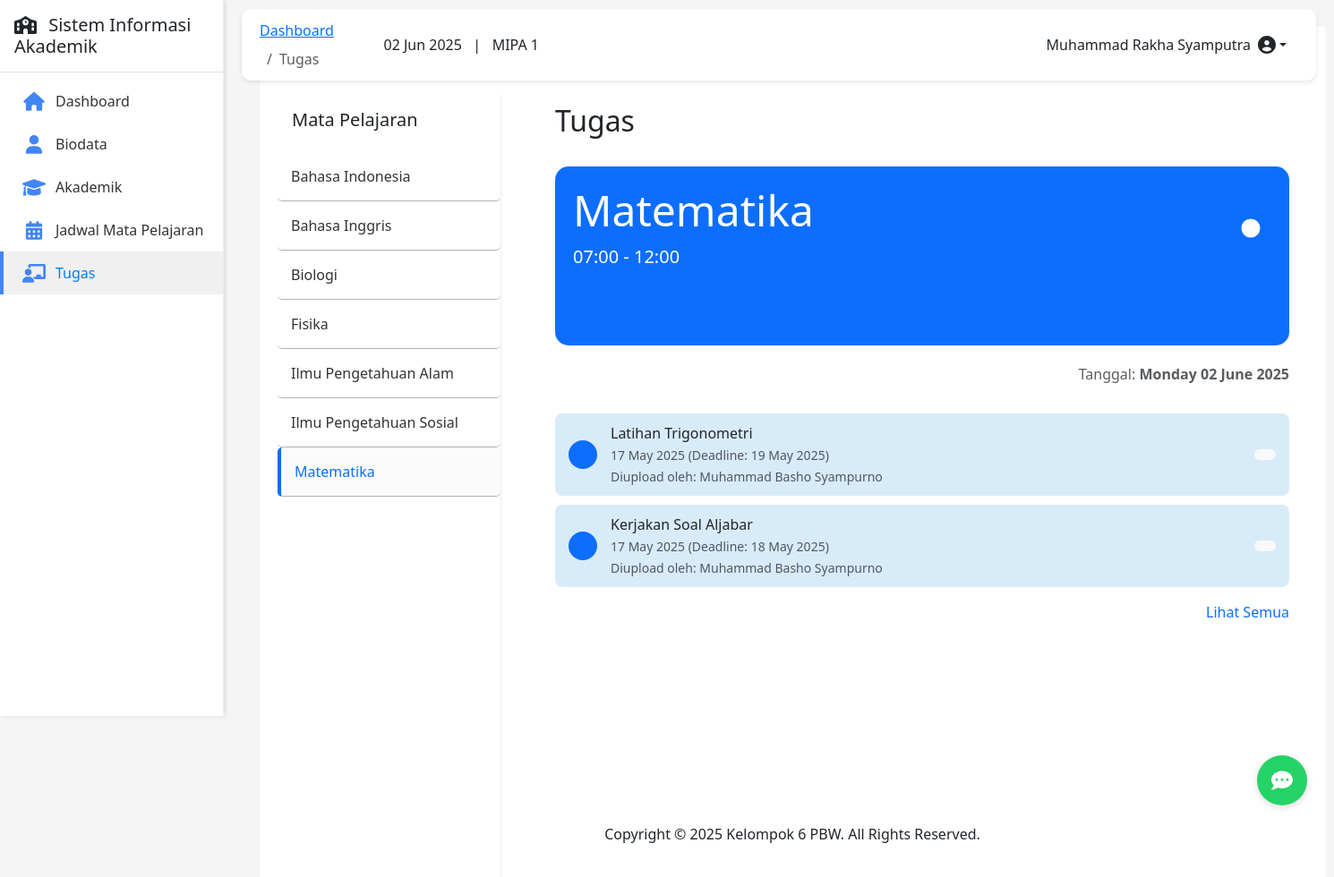
Page /tugas.php?subject=1 (signed in) on the committed database.
### tables this page shows
CREATE TABLE `classes` (
  `id` int(11) NOT NULL,
  `name` varchar(20) NOT NULL,
  `level` enum('X','XI','XII') NOT NULL,
  `specialization` varchar(50) NOT NULL,
  `classroom` varchar(20) DEFAULT NULL,
  `academic_year` varchar(9) NOT NULL,
  `created_at` timestamp NOT NULL DEFAULT current_timestamp(),
  `updated_at` timestamp NOT NULL DEFAULT current_timestamp() ON UPDATE current_timestamp()
);

CREATE TABLE `subjects` (
  `id` int(11) NOT NULL,
  `code` varchar(20) NOT NULL,
  `name` varchar(100) NOT NULL,
  `curriculum` varchar(50) DEFAULT NULL,
  `created_at` timestamp NOT NULL DEFAULT current_timestamp(),
  `updated_at` timestamp NOT NULL DEFAULT current_timestamp() ON UPDATE current_timestamp()
);

CREATE TABLE `assignments` (
  `id` int(11) NOT NULL,
  `title` varchar(255) NOT NULL,
  `description` text DEFAULT NULL,
  `subject_id` int(11) NOT NULL,
  `teacher_id` int(11) NOT NULL,
  `class_id` int(11) NOT NULL,
  `created_at` timestamp NOT NULL DEFAULT current_timestamp(),
  `deadline` datetime NOT NULL,
  `is_active` tinyint(1) DEFAULT 1
);

CREATE TABLE `teachers` (
  `id` int(11) NOT NULL,
  `nip` varchar(20) NOT NULL,
  `name` varchar(100) NOT NULL,
  `email` varchar(100) NOT NULL,
  `password` varchar(255) NOT NULL,
  `gender` enum('Laki-laki','Perempuan') NOT NULL,
  `birth_place` varchar(100) DEFAULT NULL,
  `birth_date` date DEFAULT NULL,
  `religion` varchar(50) DEFAULT NULL,
  `address` text DEFAULT NULL,
  `phone_number` varchar(20) DEFAULT NULL,
  `status` varchar(50) DEFAULT NULL,
  `created_at` timestamp NOT NULL DEFAULT current_timestamp(),
  `updated_at` timestamp NOT NULL DEFAULT current_timestamp() ON UPDATE current_timestamp()
);

### config.php (called while the page is built, shortened)
<?php
function isLoggedIn() {
    return isset($_SESSION['user_id']) && !empty($_SESSION['user_id']);
}
?>

### tugas.php (the view, shortened to what this page needs)
<?php
$page_title = 'Tugas';
require_once 'config.php';
$student_id = $_SESSION['user_id'];
$student_sql = "SELECT s.*, c.id as class_id
                FROM students s
                LEFT JOIN classes c ON s.class_id = c.id
                WHERE s.id = $student_id";
$student_result = $conn->query($student_sql);
$student = $student_result->fetch_assoc();
$class_id = $student['class_id'] ?? 0;
$subjects_sql = "SELECT * FROM subjects ORDER BY name";
$subjects_result = $conn->query($subjects_sql);
$subjects = [];
if ($subjects_result->num_rows > 0) {
    while ($row = $subjects_result->fetch_assoc()) {
        $schedule_sql = "SELECT * FROM schedules
                        WHERE subject_id = {$row['id']}
                        AND class_id = $class_id
                        ORDER BY day_of_week, start_time
                        LIMIT 1";
        $schedule_result = $conn->query($schedule_sql);
        $schedule = $schedule_result->fetch_assoc();
        $start_time = isset($schedule) ? date('H:i', strtotime($schedule['start_time'])) : '08:00';
        $end_time = isset($schedule) ? date('H:i', strtotime($schedule['end_time'])) : '09:30';
        $subjects[] = [
            'id' => $row['id'],
            'name' => $row['name'],
            'active' => ($row['id'] == ($_GET['subject'] ?? 0)),
            'time' => "$start_time - $end_time"
        ];
    }
}
$selected_subject_id = isset($_GET['subject']) ? intval($_GET['subject']) : ($subjects[0]['id'] ?? 1);
$selected_subject = array_filter($subjects, function($subject) use ($selected_subject_id) {
    return $subject['id'] == $selected_subject_id;
});
$selected_subject = reset($selected_subject) ?: ['name' => 'Matematika', 'time' => '08:00 - 09:30'];
$assignments_sql = "SELECT a.*, s.name as subject_name, t.name as teacher_name
                   FROM assignments a
                   JOIN subjects s ON a.subject_id = s.id
                   JOIN teachers t ON a.teacher_id = t.id
                   WHERE a.subject_id = $selected_subject_id
                   AND a.class_id = $class_id
                   ORDER BY a.deadline DESC";
$table_check = $conn->query("SHOW TABLES LIKE 'assignments'");
$assignments_table_exists = $table_check->num_rows > 0;
$current_assignments = [];
if ($assignments_table_exists) {
    $assignments_result = $conn->query($assignments_sql);
    if ($assignments_result && $assignments_result->num_rows > 0) {
        while ($row = $assignments_result->fetch_assoc()) {
            $current_assignments[] = [
                'title' => $row['title'],
                'date' => date('d F Y', strtotime($row['created_at'])),
                'deadline' => date('d F Y', strtotime($row['deadline'])),
                'teacher' => $row['teacher_name']
            ];
        }
    }
}
include 'includes/header.php';
?>
<!DOCTYPE html>
<html lang="id">
<head>
    <link href="https://cdn.jsdelivr.net/npm/bootstrap@5.3.0-alpha1/dist/css/bootstrap.min.css" rel="stylesheet">
    <link rel="stylesheet" href="https://cdnjs.cloudflare.com/ajax/libs/font-awesome/6.0.0/css/all.min.css">
    <link rel="stylesheet" href="css/tugas.css">
</head>
<body>
    <div class="content-wrapper">
        <div class="d-flex">
            <div class="sidebar-container">
                <div class="p-3">
                    <h5>Mata Pelajaran</h5>
                </div>
                <ul class="subject-list">
                    <?php foreach ($subjects as $subject): ?>
                    <li class="<?= $subject['active'] ? 'active' : '' ?>">
                        <a href="?subject=<?= $subject['id'] ?>" class="<?= $subject['active'] ? 'text-primary' : '' ?>">
                            <?= htmlspecialchars($subject['name']) ?>
                        </a>
                    </li>
                    <?php endforeach; ?>
                </ul>
            </div>
            <div class="main-content">
                <div class="d-flex justify-content-between align-items-center mb-4">
                    <h1 class="h2"><?= $page_title ?></h1>
                </div>
                <div class="card-matematika">
                    <div class="d-flex justify-content-between align-items-center">
                        <div>
                            <h2 class="display-5 mb-2"><?= htmlspecialchars($selected_subject['name']) ?></h2>
                            <p class="mb-0 fs-5"><?= htmlspecialchars($selected_subject['time']) ?></p>
                        </div>
                        <div class="form-check form-switch">
                            <input class="form-check-input toggle-switch" type="checkbox" role="switch" id="flexSwitchCheckChecked" checked>
                        </div>
                    </div>
                </div>
                <div class="d-flex justify-content-end mb-3">
                    <p class="text-muted">Tanggal: <strong><?= date('l d F Y') ?></strong></p>
                </div>
                <div class="tasks-container">
                    <?php if (!empty($current_assignments)): ?>
                        <?php foreach ($current_assignments as $assignment): ?>
                        <div class="task-card">
                            <div class="d-flex justify-content-between align-items-center">
                                <div class="d-flex align-items-center">
                                    <div class="task-icon">
                                    </div>
                                    <div>
                                        <p class="mb-0 fw-medium"><?= htmlspecialchars($assignment['title']) ?></p>
                                        <small class="text-muted">
                                            <?= htmlspecialchars($assignment['date']) ?>
                                            <?php if (!empty($assignment['deadline'])): ?>
                                            <span class="text-muted">(Deadline: <?= htmlspecialchars($assignment['deadline']) ?>)</span>
                                            <?php endif; ?>
                                            <br>
                                            <span class="text-muted">Diupload oleh: <?= htmlspecialchars($assignment['teacher']) ?></span>
                                        </small>
                                    </div>
                                </div>
                                <button class="btn btn-light border-0" type="button">
                                </button>
                            </div>
                        </div>
                        <?php endforeach; ?>
                    <?php else: ?>
                        <div class="alert alert-info">Tidak ada tugas untuk mata pelajaran ini.</div>
                    <?php endif; ?>
                </div>
                <div class="text-end mt-3 mb-4">
                    <a href="#" class="text-decoration-none">Lihat Semua</a>
                </div>
            </div>
        </div>
    </div>
    <?php
    include 'includes/footer.php';
    ?>
</body>
</html>

### includes/header.php (shortened to what this page needs)
<?php
require_once 'config.php';
require_once 'auth.php';
$current_date = date('d M Y');
$current_user = $_SESSION['name'] ?? 'Guest User';
$class_info = 'MIPA';
if (isLoggedIn() && isset($_SESSION['class_id'])) {
    $class_id = $_SESSION['class_id'];
    $class_sql = "SELECT c.specialization FROM classes c WHERE c.id = $class_id LIMIT 1";
    $class_result = $conn->query($class_sql);
    if ($class_result && $class_result->num_rows > 0) {
        $class_info = $class_result->fetch_assoc()['specialization'];
    }
}
?>
<!DOCTYPE html>
<html lang="id">
<head>
    <link href="https://cdn.jsdelivr.net/npm/bootstrap@5.3.0-alpha1/dist/css/bootstrap.min.css" rel="stylesheet">
    <link rel="stylesheet" href="https://cdnjs.cloudflare.com/ajax/libs/font-awesome/6.0.0/css/all.min.css">
    <link rel="stylesheet" href="css/style.css">
</head>
<body>
<?php if (isLoggedIn() && !isset($is_login_page)): ?>
    <div class="d-flex">
        <?php include 'includes/sidebar.php'; ?>
        <div class="main-content">
            <div class="header-bar">
                <div class="d-none d-md-block">
                    <nav aria-label="breadcrumb">
                        <ol class="breadcrumb mb-0" style="display:flex;gap:8px;align-items:center;">
                            <li class="breadcrumb-item" style="display:inline-flex;align-items:center;">
                                <a href="dashboard.php">Dashboard</a>
                            </li>
                            <?php if (isset($page_title)): ?>
                                <li class="breadcrumb-item active" aria-current="page" style="display:inline-flex;align-items:center;">
                                    <?php echo $page_title; ?>
                                </li>
                            <?php endif; ?>
                        </ol>
                    </nav>
                </div>
                <div class="d-flex align-items-center w-100 justify-content-end">
                    <div class="me-3 d-none d-md-block">
                        <span class="me-2"><?php echo $current_date; ?> &nbsp; | &nbsp; <?php echo htmlspecialchars($class_info); ?></span>
                    </div>
                    <div class="dropdown d-none d-md-block">
                        <button class="btn dropdown-toggle d-flex align-items-center" type="button" id="userDropdown" data-bs-toggle="dropdown" aria-expanded="false">
                            <span class="me-2"><?php echo htmlspecialchars($current_user); ?></span>
                            <i class="fas fa-user-circle fa-lg"></i>
                        </button>
                    </div>
                </div>
            </div>
            <div class="content-wrapper pt-3">
<?php endif; ?>

### css/style.css (style rules this page uses)
:root { --primary-color: #4285F4; --secondary-color: #FFD100; --success-color: #34A853; --danger-color: #EA4335; --light-color: #F8F9FA; --dark-color: #343A40; }
body { font-family: 'Poppins', sans-serif; background-color: #F5F5F5; }
.main-content { margin-left: 250px; padding: 20px; min-height: 100vh; }
.header-bar { background-color: white; padding: 15px 20px; border-radius: 10px; margin-bottom: 20px; display: flex; justify-content: space-between; align-items: center; box-shadow: 0 2px 5px rgba(0, 0, 0, 0.1); height: 80px; }
.breadcrumb { margin-bottom: 0; font-size: 14px; }
.header-bar .dropdown { margin-left: auto; }

### css/tugas.css (style rules this page uses)
body { background-color: #f5f5f5; }
.sidebar-container { margin-left: 310px; margin-top: 40px; position: fixed; width: 250px; height: 100%; left: 0; overflow-y: auto; background-color: #fff; border-right: 1px solid #eee; z-index: 100; }
.main-content { margin-left: 290px; padding: 20px; margin-top: 30px; background-color: #fff; }
.subject-list { padding: 0; margin: 0; }
.subject-list li { padding: 15px; border-bottom: 1px solid #b1b1b1; border-radius: 5px; }
.subject-list li.active { border-left: 4px solid #0d6efd; background-color: #fbfbfb; }
.subject-list li a { color: #333; text-decoration: none; display: block; width: 100%; }
.subject-list li.active a { color: #0d6efd; font-weight: 500; }
.card-matematika { background-color: #0d6efd; color: white; width: 820px; height: 200px; border-radius: 15px; padding: 20px; margin-bottom: 20px; }
.task-card { background-color: rgb(216, 235, 249); border: px solid #ffffff; border-radius: 8px; margin-bottom: 10px; padding: 10px 15px; }
.task-icon { background-color: #0d6efd; color: white; width: 32px; height: 32px; border-radius: 50%; display: flex; align-items: center; justify-content: center; margin-right: 15px; }
.toggle-switch { width: 60px; height: 30px; }

### includes/header.php (style rules this page uses)
.header-bar { background-color: white; padding: 15px 20px; border-radius: 10px; display: flex; justify-content: space-between; align-items: center; box-shadow: 0 2px 5px rgba(0, 0, 0, 0.1); height: 80px; position: fixed; top: 0; right: 0; left: 0; z-index: 1030; margin: 10px 20px; width: calc(100% - 40px); }
.breadcrumb { margin-bottom: 0; font-size: 14px; }
.header-bar .dropdown { margin-left: auto; }
.main-content { padding-top: 100px; }
@media (min-width: 768px) { .header-bar { left: 250px; width: calc(100% - 250px - 40px); } }
@media (min-width: 768px) { .main-content { margin-left: 250px; } }

### rows in the picture
classes: specialization "MIPA 1"
subjects: name "Bahasa Indonesia"
subjects: name "Bahasa Inggris"
subjects: name "Biologi"
subjects: name "Fisika"
subjects: name "Ilmu Pengetahuan Alam"
subjects: name "Ilmu Pengetahuan Sosial"
assignments: title "Latihan Trigonometri", date "17 May 2025", deadline "19 May 2025", teacher.name "Muhammad Basho Syampurno"
assignments: title "Kerjakan Soal Aljabar", date "17 May 2025", deadline "18 May 2025", teacher.name "Muhammad Basho Syampurno"

### other values in the picture
$site_name "Sistem Informasi Akademik"
$page_title "Tugas"
$current_user "Muhammad Rakha Syamputra"
$subject['name'] "Matematika"
$selected_subject['name'] "Matematika"
$selected_subject['time'] "07:00 - 12:00"
